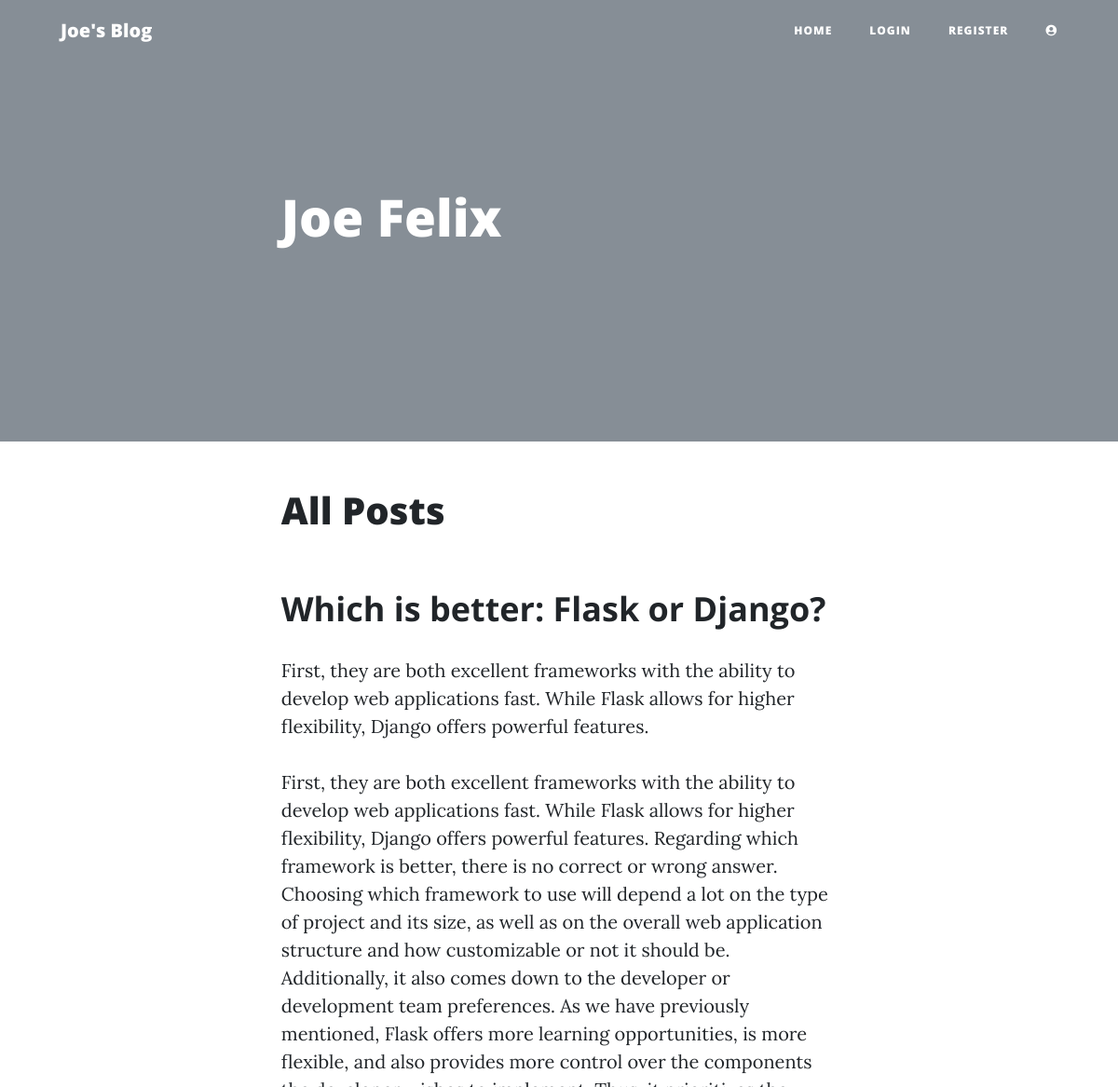
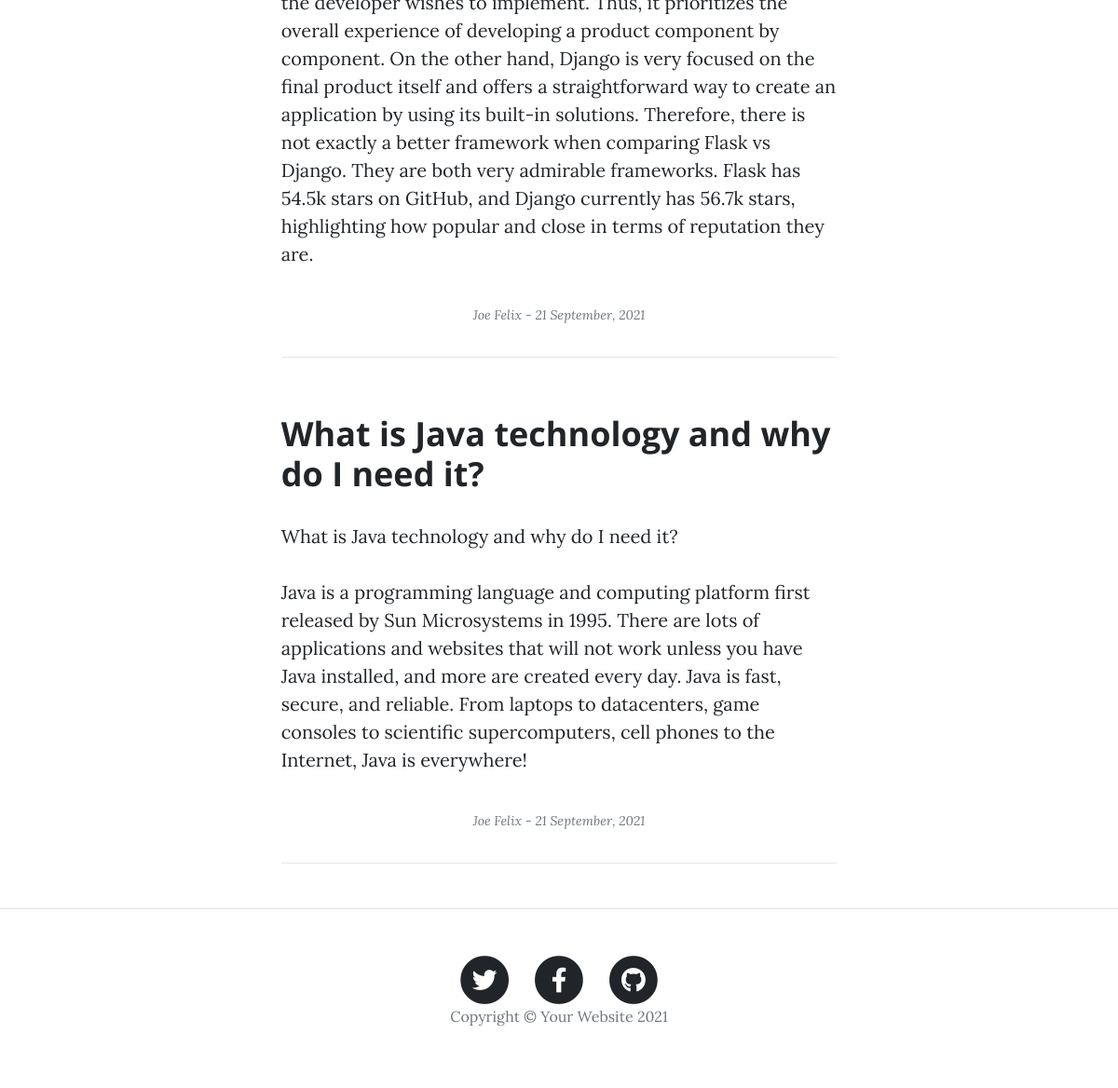
The page /profile/3 on the database its author committed (2 pictures, top to bottom).
### main.py (models this page shows)
class User(UserMixin, db.Model):
    __tablename__ = "users"
    id = db.Column(db.Integer, primary_key=True)
    name = db.Column(db.String(250))
    email = db.Column(db.String(250), unique=True)
    password = db.Column(db.String(250))
    posts = relationship("BlogPost", back_populates="author")
    comments = relationship("Comment", back_populates="comment_author")

class BlogPost(db.Model):
    __tablename__ = "blog_post"
    id = db.Column(db.Integer, primary_key=True)
    author_id = db.Column(db.Integer, db.ForeignKey("users.id"))
    author = relationship("User", back_populates="posts")
    title = db.Column(db.String(250), unique=True, nullable=False)
    subtitle = db.Column(db.String(250), nullable=False)
    body = db.Column(db.Text, nullable=False)
    img_url = db.Column(db.String(250))
    date = db.Column(db.String(250))
    comments = relationship("Comment", back_populates="parent_post")

### main.py (the view)
@app.route("/profile/<user_id>")
def profile(user_id):
    user = User.query.get(user_id)
    return render_template("profile.html", user=user)

### templates/profile.html (shortened to what this page needs)
{% include "header.html" %}
        <header class="masthead">
            <div class="container position-relative px-4 px-lg-5">
                <div class="row gx-4 gx-lg-5 justify-content-center">
                    <div class="col-md-10 col-lg-8 col-xl-7">
                        <div class="post-heading">
                            <h1>{{ user.name }}</h1>
                        </div>
                    </div>
                </div>
            </div>
        </header>
        <article class="mb-4">
            <div class="container px-4 px-lg-5">
                <div class="row gx-4 gx-lg-5 justify-content-center">
                    <div class="col-md-10 col-lg-8 col-xl-7">
                        <h1>All Posts</h1>
                        {% for post in user.posts %}
                        <h2 class="section-heading">{{ post.title }}</h2>
                        <p>{{ post.subtitle }}</p>
                        <p>{{ post.body }}</p>
                        <span class="caption text-muted">{{ user.name }} - {{ post.date }}</span>
                        <hr class="my-4" />
                        {% endfor %}
                    </div>
                </div>
            </div>
        </article>
{% include "footer.html" %}

### rows shown on the page
User: name "Joe Felix"
BlogPost: title "Which is better: Flask or Django?", subtitle "First, they are both excellent frameworks with the ability to develop web applications fast. While Flask allows for higher flexibility, Django offers powerful features.", body "First, they are both excellent frameworks with the ability to develop web applications fast. While Flask allows for higher flexibility, Django offers powerful features. Regarding which framework is better, there is no correct or wrong answer. Choosing which framework to use will depend a lot on the type of project and its size, as well as on the overall web application structure and how customizable or not it should be. Additionally, it also comes down to the developer or development team preferences. As we have previously mentioned, Flask offers more learning opportunities, is more flexible, and also provides more control over the components the developer wishes to implement. Thus, it…", date "21 September, 2021"
BlogPost: title "What is Java technology and why do I need it?", subtitle "What is Java technology and why do I need it?", body "Java is a programming language and computing platform first released by Sun Microsystems in 1995. There are lots of applications and websites that will not work unless you have Java installed, and more are created every day. Java is fast, secure, and reliable. From laptops to datacenters, game consoles to scientific supercomputers, cell phones to the Internet, Java is everywhere!", date "21 September, 2021"
